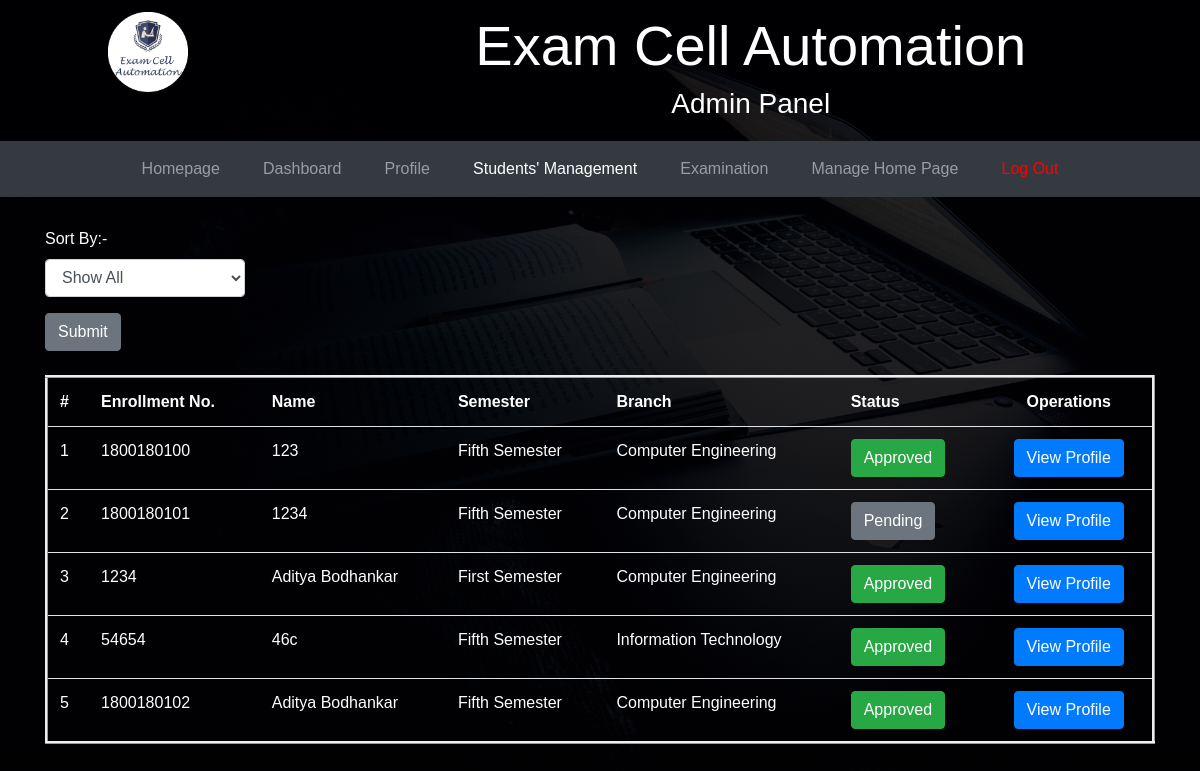
The page /admin/studentrequests.php (signed in) on the database its author committed.
### tables this page shows
CREATE TABLE IF NOT EXISTS `studentuser` (
  `_id` int(11) NOT NULL AUTO_INCREMENT,
  `enrollment_number` int(11) NOT NULL,
  `name` text NOT NULL,
  `email` varchar(100) NOT NULL,
  `mobileno` bigint(20) NOT NULL,
  `semester` text NOT NULL,
  `branch` text NOT NULL,
  `uname` text NOT NULL,
  `pass` text NOT NULL,
  `verified` varchar(10) NOT NULL DEFAULT 'true',
  `permitted` varchar(10) NOT NULL DEFAULT 'false',
  `profile` text NOT NULL,
  PRIMARY KEY (`_id`),
  UNIQUE KEY `enrollment_number` (`enrollment_number`)
);

### admin/studentrequests.php (the view, shortened to what this page needs)
<?php
include "./header.php";
include "../database.php";
if (isset($_GET['sort'])) {
    extract($_GET);
    if ($sort == "all") {
        $query = "SELECT * FROM `studentuser`";
    } elseif ($sort == "pending") {
        $query = "SELECT * FROM `studentuser` WHERE `verified` = 'true' AND `permitted` = 'false'";
    } elseif ($sort == "approved") {
        $query = "SELECT * FROM `studentuser` WHERE `permitted` = 'true'";
    } else {
    }
} else {
    $query = "SELECT * FROM `studentuser`";
}
$result = mysqli_query($conn, $query);
$data = [];
if ($result) {
    while ($row = mysqli_fetch_row($result)) {
        array_push($data, $row);
    }
} else {
    echo mysqli_error($conn);
}
?>
<div class="container" style="margin-top: 30px;">
    <form action="">
        <div class="form-group">
            <label for="sort">
                Sort By:-
            </label>
            <select name="sort" id="sort" class="form-control" style="max-width:200px;">
                <option value="all">Show All</option>
            </select>
        </div>
        <input type="submit" class="btn btn-secondary">
    </form><br>
    <table class="table table-hover" style="border: inset;">
        <tr>
            <th>
                #
            </th>
            <th>
                Enrollment No.
            </th>
            <th>
                Name
            </th>
            <th>
                Semester
            </th>
            <th>
                Branch
            </th>
            <th>
                Status
            </th>
            <th class="text-center">
                Operations
            </th>
        </tr>
        <?php
        for ($i = sizeof($data) - 1; $i >= 0; $i--) { ?>
            <tr>
                <td>
                    <?php echo sizeof($data) - $i; ?>
                </td>
                <td>
                    <?php echo $data[$i][1]; ?>
                </td>
                <td>
                    <?php echo $data[$i][2]; ?>
                </td>
                <td>
                    <?php echo $data[$i][5]; ?>
                </td>
                <td>
                    <?php echo $data[$i][6]; ?>
                </td>
                <td>
                    <?php
                    if ($data[$i][10] == "true") {
                    ?>
                        <b class="btn btn-success">Approved</b>
                    <?php
                    } else {
                    ?>
                        <b class="btn btn-secondary">Pending</b>
                    <?php
                    } ?>
                </td>
                <td class="text-center">
                    <a href="./applications.php?id=<?php echo $data[$i][0]; ?>" class="btn btn-primary">View Profile</a>
                </td>
            </tr>
        <?php } ?>
    </table>
</div>

### admin/header.php (style rules this page uses)
html, body { height: 100%; }
body { font-family: 'Montserrat', sans-serif; background: linear-gradient(rgba(1, 1, 1, 0.8), rgba(1, 1, 1, 0.9)), url("../images/c2.jpg"); background-color: #5e5e5e; background-position: center; background-attachment: fixed; background-repeat: no-repeat; background-size: cover; color: #FFFFFF; }
td, th { color: white; }

### rows shown on the page
studentuser: sizeof($data) - $i "1", enrollment_number "1800180100", name "123", semester "Fifth Semester", branch "Computer Engineering", permitted "Approved"
studentuser: sizeof($data) - $i "2", enrollment_number "1800180101", name "1234", semester "Fifth Semester", branch "Computer Engineering", permitted "Pending"
studentuser: sizeof($data) - $i "3", enrollment_number "1234", name "Aditya Bodhankar", semester "First Semester", branch "Computer Engineering", permitted "Approved"
studentuser: sizeof($data) - $i "4", enrollment_number "54654", name "46c", semester "Fifth Semester", branch "Information Technology", permitted "Approved"
studentuser: sizeof($data) - $i "5", enrollment_number "1800180102", name "Aditya Bodhankar", semester "Fifth Semester", branch "Computer Engineering", permitted "Approved"
